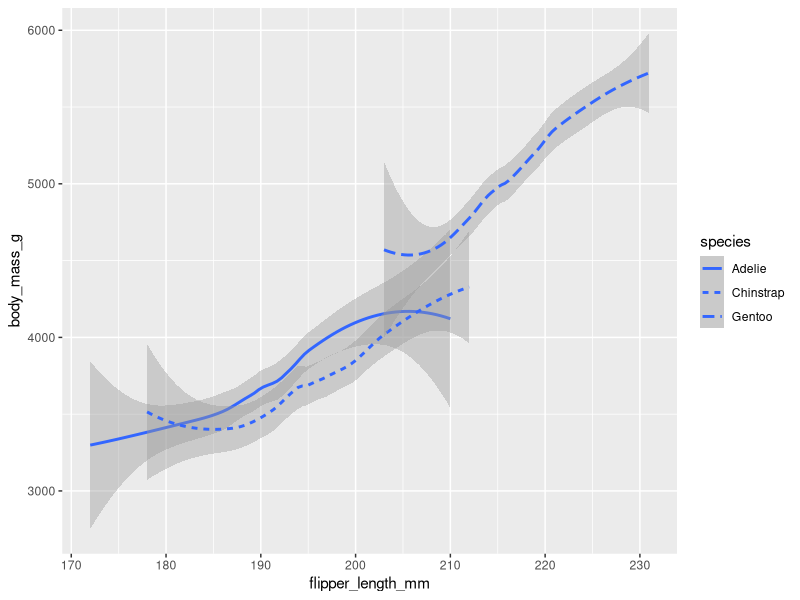
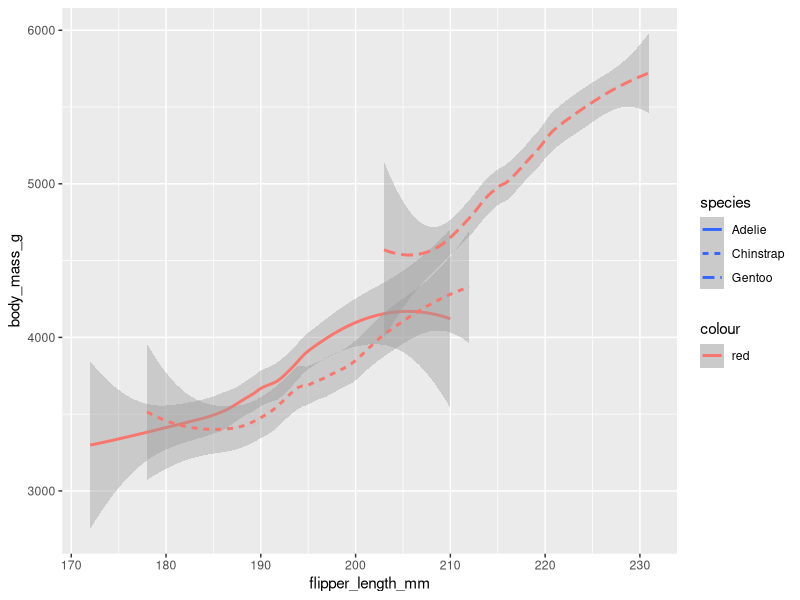
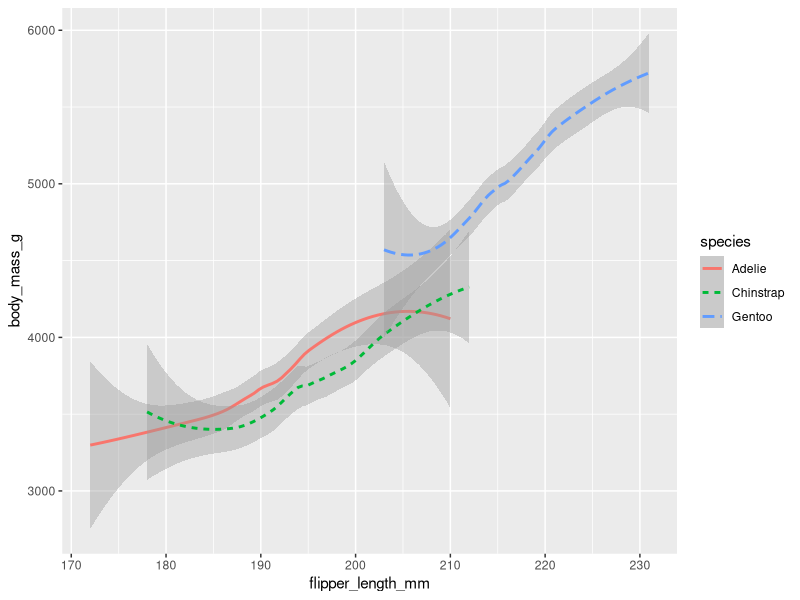

Write R code to recreate these figures, in order. (Note: this script raises an error after producing the figures.)
## Exercise
library(tidyverse)
library(palmerpenguins)
data(penguins)
names(penguins)

ggplot(data = penguins) +
  geom_smooth(mapping = aes(x = flipper_length_mm, y = body_mass_g, linetype = species))

ggplot(data = penguins) +
  geom_smooth(mapping = aes(x = flipper_length_mm, y = body_mass_g, linetype = species,
                            col="red"))

ggplot(data = penguins) +
  geom_smooth(mapping = aes(x = flipper_length_mm, y = body_mass_g, linetype = species,
                            col=species))


## What is the error?

ggplot(data = penguins) +
  geom_smooth(mapping = aes(x = flipper_length_mm, y = body_mass_g, linetype = species,
                            col=species)) + 
  geom_point()


ggplot(data = penguins) +
  geom_smooth(mapping = aes(x = flipper_length_mm, y = body_mass_g, linetype = species,
                            col=species)) + 
  geom_point(x = flipper_length_mm, y = body_mass_g)


ggplot(data = penguins, mapping = aes(x = flipper_length_mm, y = body_mass_g)) +
  geom_smooth(linetype = species,
              col=species) + 
  geom_point()



## Correct
ggplot(data = penguins, mapping = aes(x = flipper_length_mm, y = body_mass_g)) +
  geom_smooth(aes(linetype = species,
              col=species)) + 
  geom_point()


## Correct

ggplot(data = penguins) +
  geom_smooth(mapping = aes(x = flipper_length_mm, y = body_mass_g, linetype = species,
                            col=species)) + 
  geom_point(aes(x = flipper_length_mm, y = body_mass_g))
